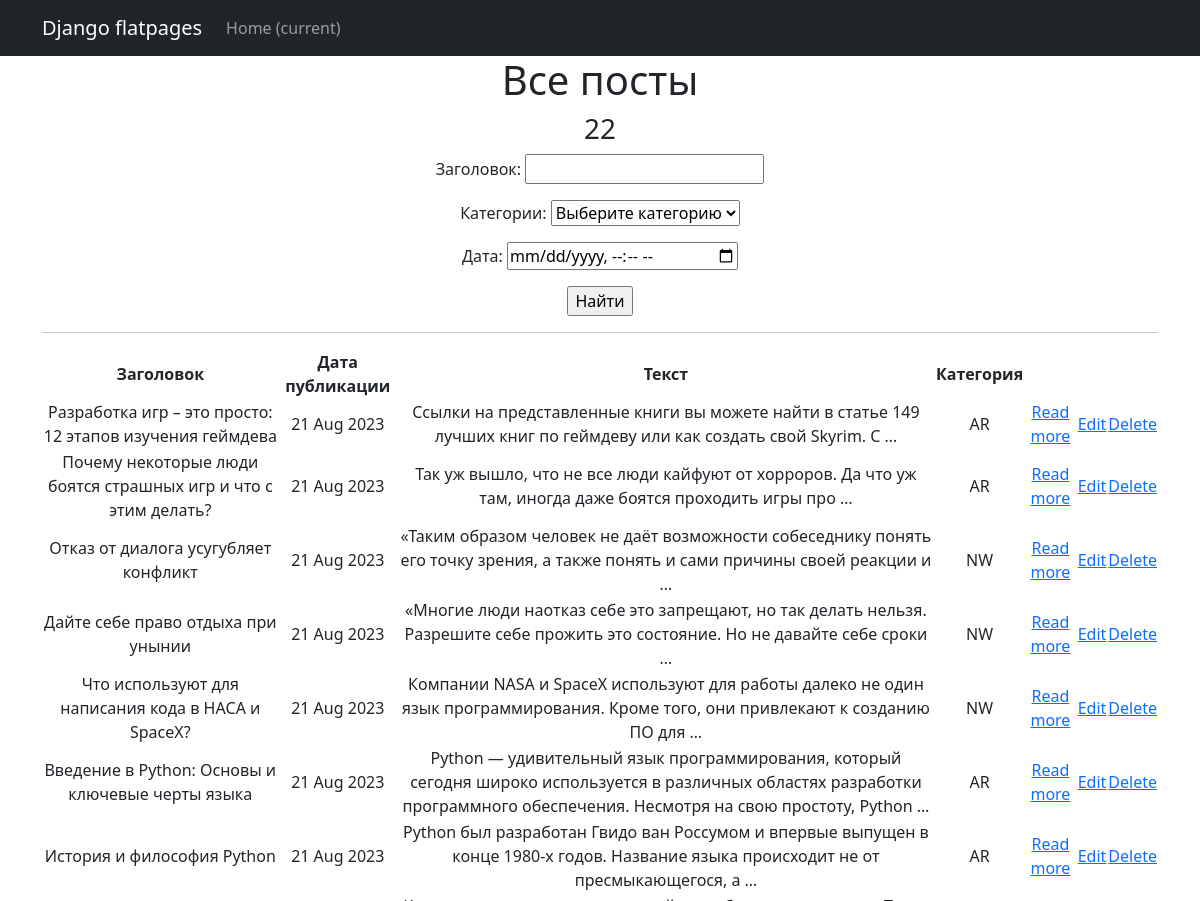
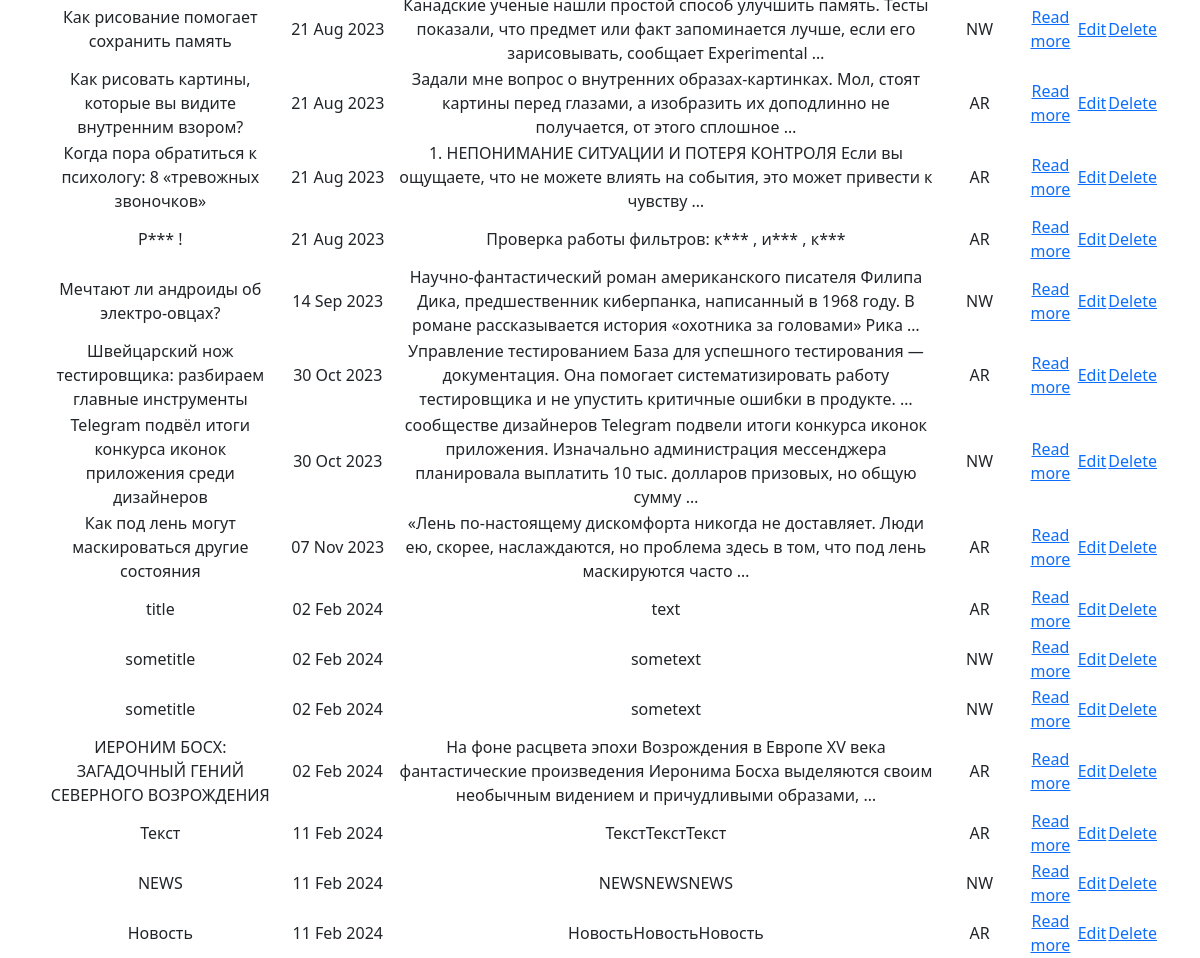
Before: /news/search with the older database file (2 pictures, top to bottom).
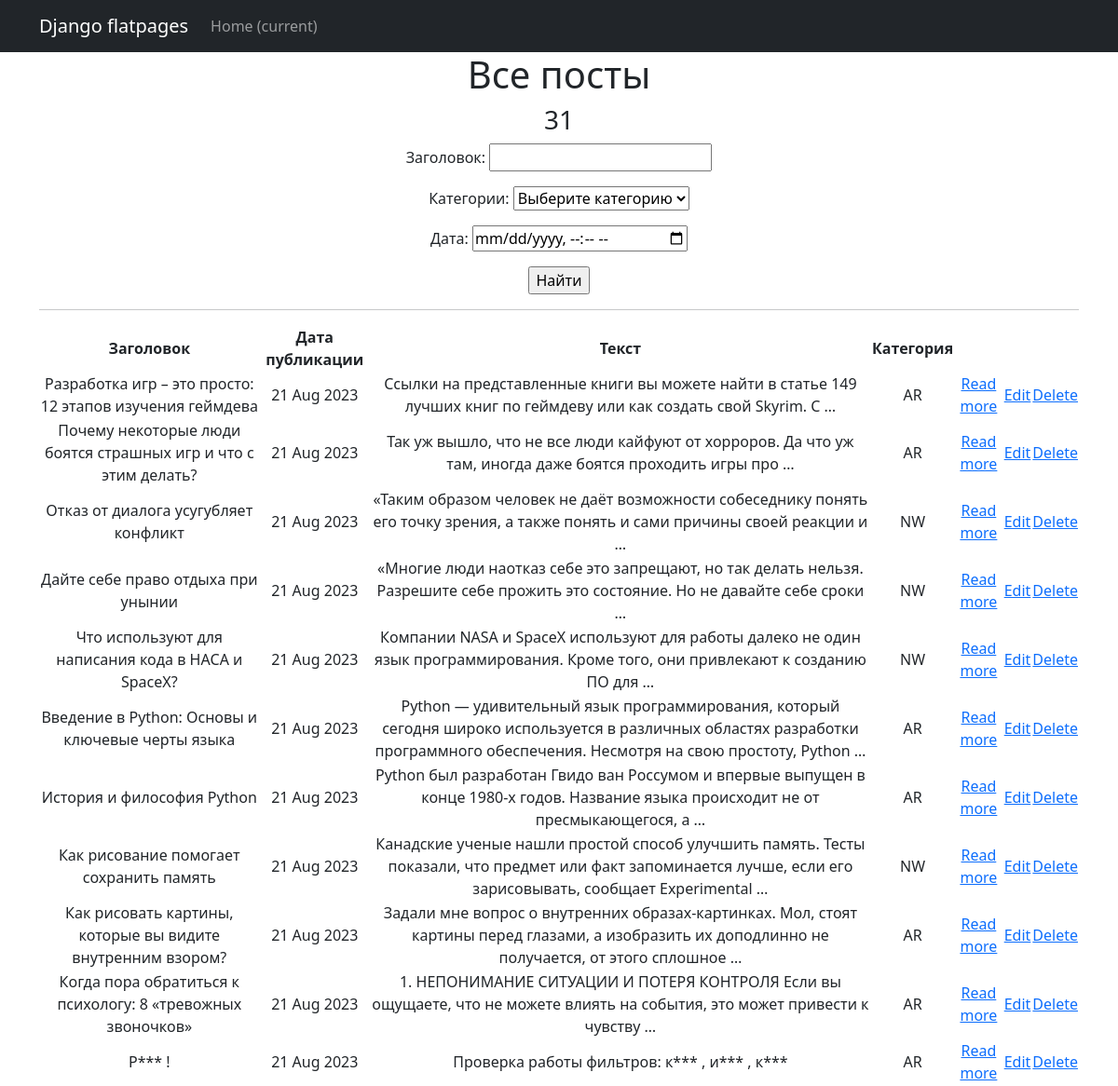
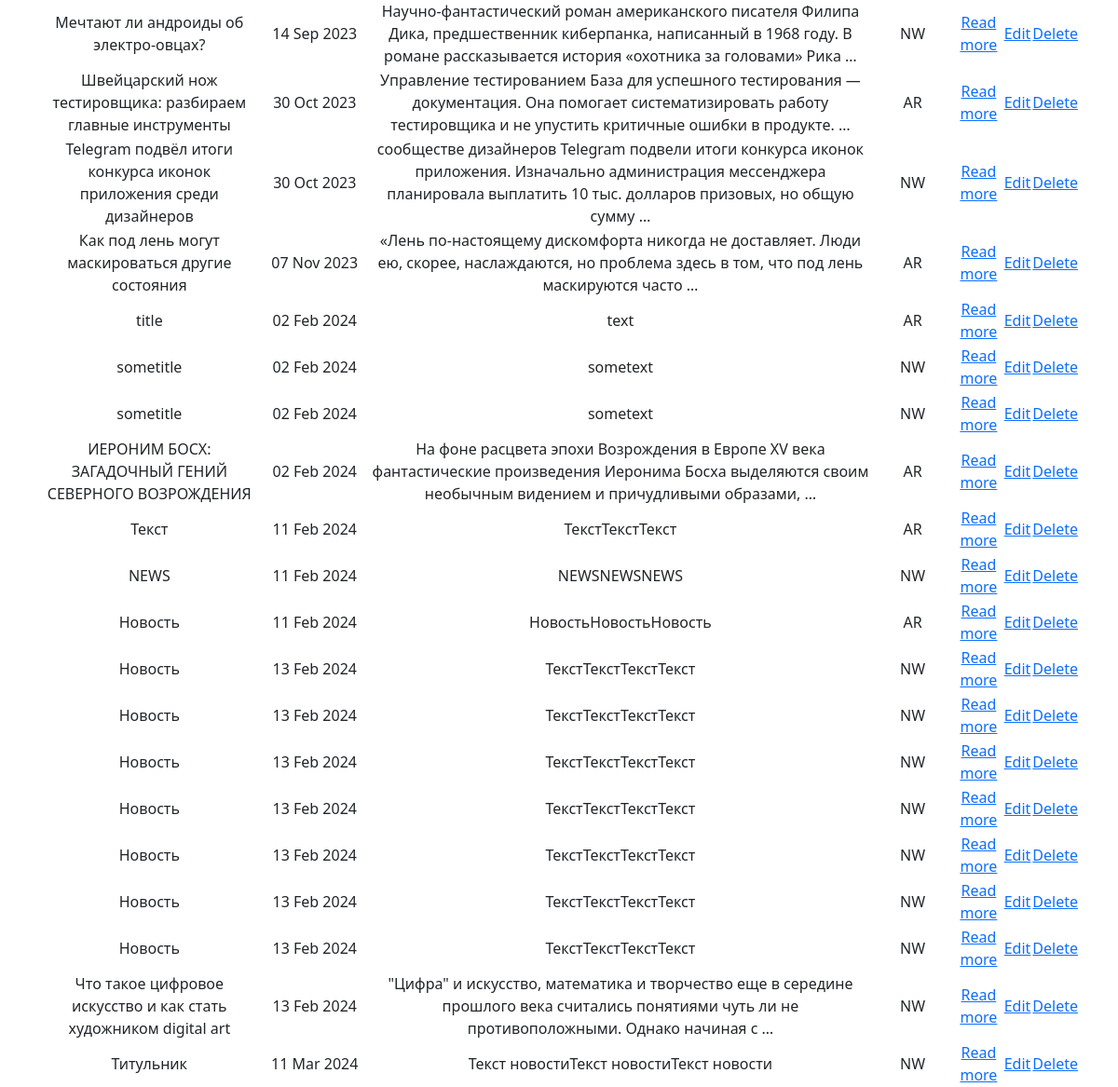
After: the same page with the newer database file (2 pictures, top to bottom).
### newapp/models.py (models this page shows, shortened)
class Post(models.Model):
    author = models.ForeignKey(Author, on_delete=models.CASCADE, null=True)
    NEWS = 'NW'
    ARTICLE = 'AR'
    CATEGORY_CHOICES = (
        (NEWS, 'Новость'),
        (ARTICLE, 'Статья'),
    )
    categoryType = models.CharField(max_length=2, choices=CATEGORY_CHOICES, default=ARTICLE)
    dateCreation = models.DateTimeField(auto_now_add=True)
    create_post = models.DateTimeField(auto_now_add=True)
    postCategory = models.ManyToManyField(Category, through='PostCategory')
    title = models.CharField(max_length=128)
    text = models.TextField()
    rating = models.SmallIntegerField(default=0)

### newapp/views.py (the view)
# urls.py: path('search', PostSearch.as_view(), name='post_list'),
class PostSearch(ListView):
    model = Post
    template_name = 'post_list'
    context_object_name = 'Posts'
    filterset_class = PostFilter
    def get_queryset(self):
        queryset = super().get_queryset()
        self.filterset = PostFilter(self.request.GET, queryset)
        return self.filterset.qs
    def get_context_data(self, **kwargs):
        context = super().get_context_data(**kwargs)
        context['filterset'] = self.filterset
        return context

### newapp/models.py (called while the page is built)
    def __str__(self):
        return f'{self.name}'

### newapp/templatetags/custom_filters.py (called while the page is built)
@register.filter()
def censor(sentence):
    text = sentence.split()
    for i, word in enumerate(text):
        print(word)
        if word in bad_words:
            text[i] = word[0] + '***'
    return ' '.join(text)

### templates/newapp/post_list.html (shortened to what this page needs)
{% extends 'flatpages/default.html' %}
{% load custom_filters %}
{% load custom_tags %}
{% block content %}
   <h1>Все посты</h1>
   <h3>{{ Posts|length }}</h3>
   <form action="" method="get">
        {{ filterset.form.as_p }}
        <input type="submit" value="Найти" />
    </form>
    <hr>
    {% if Posts %}
        <table>
            <tr>
                <td> <b>Заголовок</b> </td>
                <td> <b>Дата публикации</b> </td>
                <td> <b>Текст</b> </td>
                <td> <b>Категория</b> </td>
            </tr>
            {% for post in Posts %}
            <tr>
                <td>{{ post.title|censor }}</td>
                <td>{{ post.dateCreation|date:'d M Y' }}</td>
                <td>{{ post.text|censor|truncatewords:20 }}</td>
                <td>{{ post.categoryType }}</td>
                <td><a href="{% url 'post_detail' post.id %}">Read more</a></td>
                {% if post.categoryType == 'NW' %}
                    <td><a href="{% url 'post_edit' post.id %}">Edit</a></td>
                    <td><a href="{% url 'post_delete' post.id %}">Delete</a></td>
                {% else %}
                    <td><a href="{% url 'article_edit' post.id %}">Edit</a></td>
                    <td><a href="{% url 'article_delete' post.id %}">Delete</a></td>
                {% endif %}
            </tr>
            {% endfor %}
        </table>
    {% else %}
        <h2>Постов нет!</h2>
    {% endif %}
{% endblock content %}

### templates/flatpages/default.html (shortened to what this page needs)
<!DOCTYPE html>
{% load static %}
<html lang="en">
    <head>
        <link href="{% static 'css/styles.css' %}" rel="stylesheet" />
    </head>
    <body>
<nav class="navbar navbar-expand-lg navbar-dark bg-dark static-top">
   <div class="container">
       <a class="navbar-brand" href="#">Django flatpages</a>
       <div class="collapse navbar-collapse" id="navbarResponsive">
           <ul class="navbar-nav ml-auto">
               <li class="nav-item active">
                   <a class="nav-link" href="#">Home
                       <span class="sr-only">(current)</span>
                   </a>
               </li>
               <li class="nav-item">
                   <a class="nav-link" href="//"></a>
               </li>
               <li class="nav-item">
                   <a class="nav-link" href="//"></a>
               </li>
           </ul>
       </div>
   </div>
</nav>
        <div class="container">
            <div class="row">
                  <div class="col-lg-12 text-center">
                    {% block content %}
                    {% endblock content %}
                  </div>
            </div>
        </div>
    </body>
</html>

Changed rows visible on the page:
added Post: title|censor "Новость", dateCreation "13 Feb 2024", text|censor "ТекстТекстТекстТекст", categoryType "NW", shows "Edit"
added Post: title|censor "Новость", dateCreation "13 Feb 2024", text|censor "ТекстТекстТекстТекст", categoryType "NW", shows "Edit"
added Post: title|censor "Новость", dateCreation "13 Feb 2024", text|censor "ТекстТекстТекстТекст", categoryType "NW", shows "Edit"
added Post: title|censor "Новость", dateCreation "13 Feb 2024", text|censor "ТекстТекстТекстТекст", categoryType "NW", shows "Edit"
added Post: title|censor "Новость", dateCreation "13 Feb 2024", text|censor "ТекстТекстТекстТекст", categoryType "NW", shows "Edit"
added Post: title|censor "Новость", dateCreation "13 Feb 2024", text|censor "ТекстТекстТекстТекст", categoryType "NW", shows "Edit"
added Post: title|censor "Новость", dateCreation "13 Feb 2024", text|censor "ТекстТекстТекстТекст", categoryType "NW", shows "Edit"
added Post: title|censor "Что такое цифровое искусство и как стать художником digital art", dateCreation "13 Feb 2024", text|censor "\"Цифра\" и искусство, математика и творчество еще в середине прошлого века считались понятиями чуть ли не противоположными. Однако начиная с …", categoryType "NW", shows "Edit"
added Post: title|censor "Титульник", dateCreation "11 Mar 2024", text|censor "Текст новостиТекст новостиТекст новости", categoryType "NW", shows "Edit"
Other visible differences:
{{ Posts|length }}: "22" → "31"
